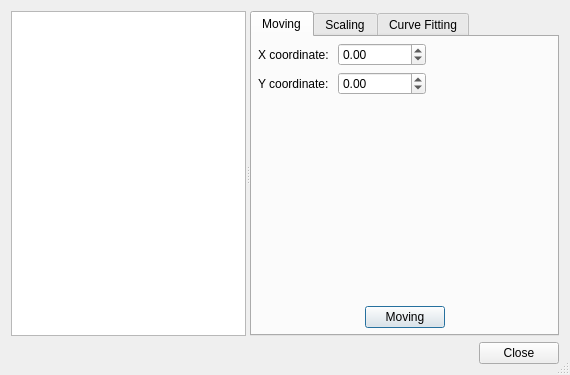
<?xml version="1.0" encoding="UTF-8"?>
<ui version="4.0">
 <class>Dialog</class>
 <widget class="QDialog" name="Dialog">
  <property name="geometry">
   <rect>
    <x>0</x>
    <y>0</y>
    <width>570</width>
    <height>375</height>
   </rect>
  </property>
  <property name="windowTitle">
   <string>Path process</string>
  </property>
  <property name="windowIcon">
   <iconset>
    <normaloff>:/icons/DimensionalSynthesis.png</normaloff>:/icons/DimensionalSynthesis.png</iconset>
  </property>
  <property name="sizeGripEnabled">
   <bool>true</bool>
  </property>
  <property name="modal">
   <bool>true</bool>
  </property>
  <layout class="QVBoxLayout" name="verticalLayout_5">
   <item>
    <widget class="QSplitter" name="splitter">
     <property name="sizePolicy">
      <sizepolicy hsizetype="Expanding" vsizetype="Expanding">
       <horstretch>0</horstretch>
       <verstretch>0</verstretch>
      </sizepolicy>
     </property>
     <property name="orientation">
      <enum>Qt::Horizontal</enum>
     </property>
     <widget class="QWidget" name="layoutWidget">
      <layout class="QVBoxLayout" name="verticalLayout">
       <item>
        <widget class="QListWidget" name="path_list"/>
       </item>
      </layout>
     </widget>
     <widget class="QTabWidget" name="tabWidget">
      <widget class="QWidget" name="moving">
       <attribute name="title">
        <string>Moving</string>
       </attribute>
       <layout class="QVBoxLayout" name="verticalLayout_2">
        <property name="leftMargin">
         <number>6</number>
        </property>
        <property name="topMargin">
         <number>6</number>
        </property>
        <property name="rightMargin">
         <number>6</number>
        </property>
        <property name="bottomMargin">
         <number>6</number>
        </property>
        <item>
         <layout class="QGridLayout" name="gridLayout">
          <item row="0" column="0">
           <widget class="QLabel" name="label">
            <property name="text">
             <string>X coordinate: </string>
            </property>
           </widget>
          </item>
          <item row="0" column="2">
           <spacer name="horizontalSpacer_2">
            <property name="orientation">
             <enum>Qt::Horizontal</enum>
            </property>
            <property name="sizeHint" stdset="0">
             <size>
              <width>40</width>
              <height>20</height>
             </size>
            </property>
           </spacer>
          </item>
          <item row="1" column="0">
           <widget class="QLabel" name="label_2">
            <property name="text">
             <string>Y coordinate: </string>
            </property>
           </widget>
          </item>
          <item row="1" column="1">
           <widget class="QDoubleSpinBox" name="moving_y_coordinate">
            <property name="minimum">
             <double>-1000000.000000000000000</double>
            </property>
            <property name="maximum">
             <double>1000000.000000000000000</double>
            </property>
           </widget>
          </item>
          <item row="1" column="2">
           <spacer name="horizontalSpacer_3">
            <property name="orientation">
             <enum>Qt::Horizontal</enum>
            </property>
            <property name="sizeHint" stdset="0">
             <size>
              <width>40</width>
              <height>20</height>
             </size>
            </property>
           </spacer>
          </item>
          <item row="0" column="1">
           <widget class="QDoubleSpinBox" name="moving_x_coordinate">
            <property name="minimum">
             <double>-1000000.000000000000000</double>
            </property>
            <property name="maximum">
             <double>1000000.000000000000000</double>
            </property>
           </widget>
          </item>
         </layout>
        </item>
        <item>
         <spacer name="verticalSpacer">
          <property name="orientation">
           <enum>Qt::Vertical</enum>
          </property>
          <property name="sizeHint" stdset="0">
           <size>
            <width>20</width>
            <height>99</height>
           </size>
          </property>
         </spacer>
        </item>
        <item>
         <layout class="QHBoxLayout" name="horizontalLayout_3">
          <item>
           <spacer name="horizontalSpacer_7">
            <property name="orientation">
             <enum>Qt::Horizontal</enum>
            </property>
            <property name="sizeHint" stdset="0">
             <size>
              <width>40</width>
              <height>20</height>
             </size>
            </property>
           </spacer>
          </item>
          <item>
           <widget class="QPushButton" name="moving_button">
            <property name="text">
             <string>Moving</string>
            </property>
            <property name="default">
             <bool>true</bool>
            </property>
           </widget>
          </item>
          <item>
           <spacer name="horizontalSpacer_9">
            <property name="orientation">
             <enum>Qt::Horizontal</enum>
            </property>
            <property name="sizeHint" stdset="0">
             <size>
              <width>40</width>
              <height>20</height>
             </size>
            </property>
           </spacer>
          </item>
         </layout>
        </item>
       </layout>
      </widget>
      <widget class="QWidget" name="scaling">
       <attribute name="title">
        <string>Scaling</string>
       </attribute>
       <layout class="QVBoxLayout" name="verticalLayout_3">
        <property name="leftMargin">
         <number>6</number>
        </property>
        <property name="topMargin">
         <number>6</number>
        </property>
        <property name="rightMargin">
         <number>6</number>
        </property>
        <property name="bottomMargin">
         <number>6</number>
        </property>
        <item>
         <layout class="QGridLayout" name="gridLayout_2">
          <item row="0" column="2">
           <spacer name="horizontalSpacer_4">
            <property name="orientation">
             <enum>Qt::Horizontal</enum>
            </property>
            <property name="sizeHint" stdset="0">
             <size>
              <width>40</width>
              <height>20</height>
             </size>
            </property>
           </spacer>
          </item>
          <item row="0" column="1">
           <widget class="QDoubleSpinBox" name="scaling_h">
            <property name="minimum">
             <double>1.000000000000000</double>
            </property>
            <property name="maximum">
             <double>10000.000000000000000</double>
            </property>
           </widget>
          </item>
          <item row="0" column="0">
           <widget class="QLabel" name="label_3">
            <property name="text">
             <string>Horizontal: </string>
            </property>
           </widget>
          </item>
          <item row="1" column="0">
           <widget class="QLabel" name="label_4">
            <property name="text">
             <string>Vertical: </string>
            </property>
           </widget>
          </item>
          <item row="1" column="2">
           <spacer name="horizontalSpacer_5">
            <property name="orientation">
             <enum>Qt::Horizontal</enum>
            </property>
            <property name="sizeHint" stdset="0">
             <size>
              <width>40</width>
              <height>20</height>
             </size>
            </property>
           </spacer>
          </item>
          <item row="1" column="1">
           <widget class="QDoubleSpinBox" name="scaling_v">
            <property name="minimum">
             <double>1.000000000000000</double>
            </property>
            <property name="maximum">
             <double>10000.000000000000000</double>
            </property>
           </widget>
          </item>
         </layout>
        </item>
        <item>
         <widget class="Line" name="line">
          <property name="orientation">
           <enum>Qt::Horizontal</enum>
          </property>
         </widget>
        </item>
        <item>
         <layout class="QHBoxLayout" name="horizontalLayout_2">
          <item>
           <widget class="QLabel" name="label_5">
            <property name="text">
             <string>Reference point: </string>
            </property>
           </widget>
          </item>
          <item>
           <widget class="QDoubleSpinBox" name="scaling_rx">
            <property name="minimum">
             <double>-1000000.000000000000000</double>
            </property>
            <property name="maximum">
             <double>1000000.000000000000000</double>
            </property>
           </widget>
          </item>
          <item>
           <widget class="QDoubleSpinBox" name="scaling_ry">
            <property name="minimum">
             <double>-1000000.000000000000000</double>
            </property>
            <property name="maximum">
             <double>1000000.000000000000000</double>
            </property>
           </widget>
          </item>
          <item>
           <spacer name="horizontalSpacer_6">
            <property name="orientation">
             <enum>Qt::Horizontal</enum>
            </property>
            <property name="sizeHint" stdset="0">
             <size>
              <width>40</width>
              <height>20</height>
             </size>
            </property>
           </spacer>
          </item>
         </layout>
        </item>
        <item>
         <spacer name="verticalSpacer_2">
          <property name="orientation">
           <enum>Qt::Vertical</enum>
          </property>
          <property name="sizeHint" stdset="0">
           <size>
            <width>20</width>
            <height>52</height>
           </size>
          </property>
         </spacer>
        </item>
        <item>
         <layout class="QHBoxLayout" name="horizontalLayout_4">
          <item>
           <spacer name="horizontalSpacer_8">
            <property name="orientation">
             <enum>Qt::Horizontal</enum>
            </property>
            <property name="sizeHint" stdset="0">
             <size>
              <width>40</width>
              <height>20</height>
             </size>
            </property>
           </spacer>
          </item>
          <item>
           <widget class="QPushButton" name="scaling_button">
            <property name="text">
             <string>Scaling</string>
            </property>
            <property name="default">
             <bool>true</bool>
            </property>
           </widget>
          </item>
          <item>
           <spacer name="horizontalSpacer_10">
            <property name="orientation">
             <enum>Qt::Horizontal</enum>
            </property>
            <property name="sizeHint" stdset="0">
             <size>
              <width>40</width>
              <height>20</height>
             </size>
            </property>
           </spacer>
          </item>
         </layout>
        </item>
       </layout>
      </widget>
      <widget class="QWidget" name="curve_fitting">
       <attribute name="title">
        <string>Curve Fitting</string>
       </attribute>
       <layout class="QVBoxLayout" name="verticalLayout_4">
        <property name="leftMargin">
         <number>6</number>
        </property>
        <property name="topMargin">
         <number>6</number>
        </property>
        <property name="rightMargin">
         <number>6</number>
        </property>
        <property name="bottomMargin">
         <number>6</number>
        </property>
        <item>
         <widget class="QLabel" name="label_8">
          <property name="text">
           <string>This function can minimize the number of coordinate points.</string>
          </property>
          <property name="wordWrap">
           <bool>true</bool>
          </property>
         </widget>
        </item>
        <item>
         <layout class="QHBoxLayout" name="horizontalLayout_7">
          <item>
           <widget class="QLabel" name="label_7">
            <property name="text">
             <string>The number of points: </string>
            </property>
           </widget>
          </item>
          <item>
           <widget class="QLabel" name="points_num">
            <property name="text">
             <string>0</string>
            </property>
           </widget>
          </item>
          <item>
           <spacer name="horizontalSpacer_12">
            <property name="orientation">
             <enum>Qt::Horizontal</enum>
            </property>
            <property name="sizeHint" stdset="0">
             <size>
              <width>40</width>
              <height>20</height>
             </size>
            </property>
           </spacer>
          </item>
         </layout>
        </item>
        <item>
         <layout class="QHBoxLayout" name="horizontalLayout_6">
          <item>
           <widget class="QLabel" name="label_6">
            <property name="text">
             <string>Reduced to: </string>
            </property>
           </widget>
          </item>
          <item>
           <widget class="QSpinBox" name="match_num"/>
          </item>
          <item>
           <spacer name="horizontalSpacer_11">
            <property name="orientation">
             <enum>Qt::Horizontal</enum>
            </property>
            <property name="sizeHint" stdset="0">
             <size>
              <width>40</width>
              <height>20</height>
             </size>
            </property>
           </spacer>
          </item>
         </layout>
        </item>
        <item>
         <spacer name="verticalSpacer_3">
          <property name="orientation">
           <enum>Qt::Vertical</enum>
          </property>
          <property name="sizeHint" stdset="0">
           <size>
            <width>20</width>
            <height>40</height>
           </size>
          </property>
         </spacer>
        </item>
        <item>
         <layout class="QHBoxLayout" name="horizontalLayout_8">
          <item>
           <spacer name="horizontalSpacer_13">
            <property name="orientation">
             <enum>Qt::Horizontal</enum>
            </property>
            <property name="sizeHint" stdset="0">
             <size>
              <width>40</width>
              <height>20</height>
             </size>
            </property>
           </spacer>
          </item>
          <item>
           <widget class="QPushButton" name="match_button">
            <property name="text">
             <string>Match</string>
            </property>
            <property name="default">
             <bool>true</bool>
            </property>
           </widget>
          </item>
          <item>
           <spacer name="horizontalSpacer_14">
            <property name="orientation">
             <enum>Qt::Horizontal</enum>
            </property>
            <property name="sizeHint" stdset="0">
             <size>
              <width>40</width>
              <height>20</height>
             </size>
            </property>
           </spacer>
          </item>
         </layout>
        </item>
       </layout>
      </widget>
     </widget>
    </widget>
   </item>
   <item>
    <layout class="QHBoxLayout" name="horizontalLayout">
     <item>
      <spacer name="horizontalSpacer">
       <property name="orientation">
        <enum>Qt::Horizontal</enum>
       </property>
       <property name="sizeHint" stdset="0">
        <size>
         <width>40</width>
         <height>20</height>
        </size>
       </property>
      </spacer>
     </item>
     <item>
      <widget class="QDialogButtonBox" name="button_box">
       <property name="sizePolicy">
        <sizepolicy hsizetype="Fixed" vsizetype="Fixed">
         <horstretch>0</horstretch>
         <verstretch>0</verstretch>
        </sizepolicy>
       </property>
       <property name="standardButtons">
        <set>QDialogButtonBox::Close</set>
       </property>
      </widget>
     </item>
    </layout>
   </item>
  </layout>
 </widget>
 <resources>
  <include location="../../../icons.qrc"/>
 </resources>
 <connections>
  <connection>
   <sender>button_box</sender>
   <signal>rejected()</signal>
   <receiver>Dialog</receiver>
   <slot>reject()</slot>
   <hints>
    <hint type="sourcelabel">
     <x>59</x>
     <y>24</y>
    </hint>
    <hint type="destinationlabel">
     <x>169</x>
     <y>154</y>
    </hint>
   </hints>
  </connection>
 </connections>
</ui>
